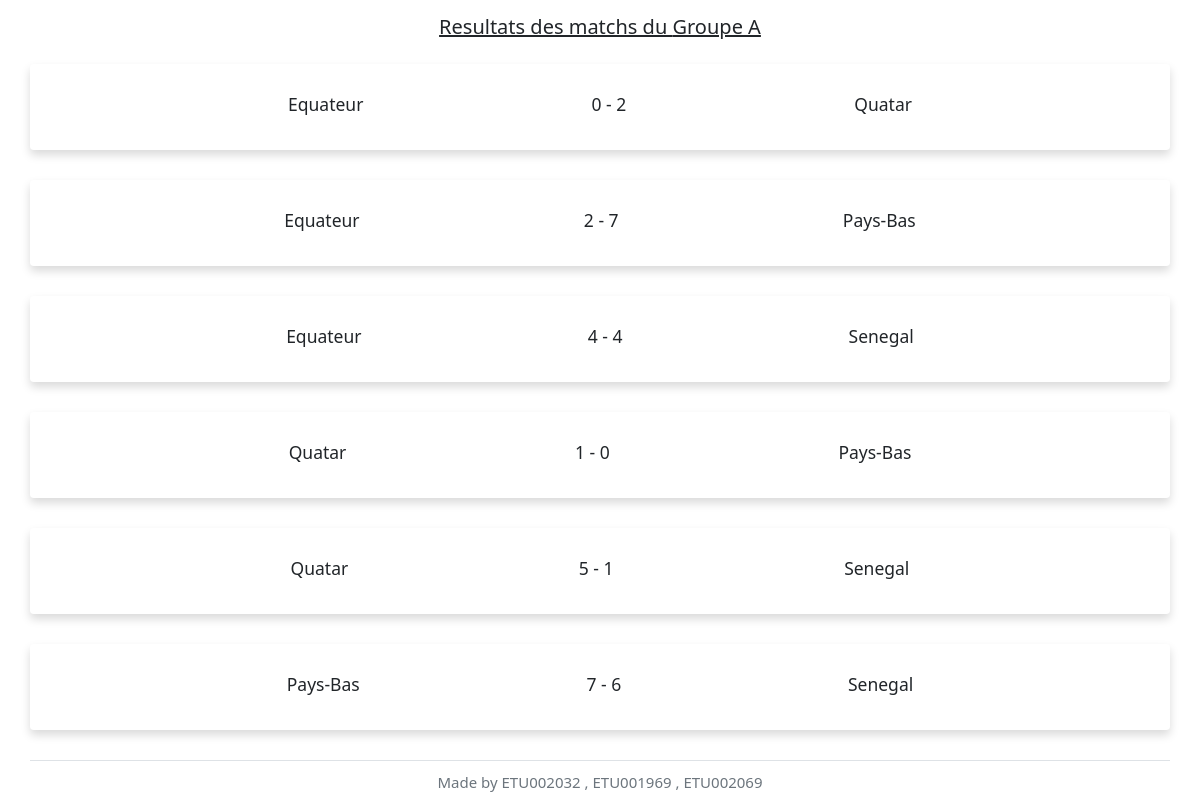
Page /php/ListMatch.php?idPool=POO1 on the committed database.
### tables this page shows
CREATE TABLE `pool` (
  `idPool` varchar(10) NOT NULL,
  `poolName` varchar(10) DEFAULT NULL,
  `bgc` varchar(50) DEFAULT NULL
);

### php/inc/connection.php (called while the page is built, shortened)
<?php
    function connect(){
        $host = "127.0.0.1";
        $port = "3306";
        $user = "root";
        $pw = "root";
        $base = "mysql:host=%s;port=%s;dbname=mondial";
        $base = sprintf($base , $host , $port);
        try{
            $connection = new PDO( $base , $user , $pw );
            return $connection;
        }catch( PDOException $erreur ){
            echo $erreur->getMessage();
        }
    }

### php/inc/function.php (called while the page is built, shortened)
<?php
function getSpecificPool($idPool , $pdo){
	$query = "select poolName from pool where idPool = '%s'";
	$query = sprintf($query,$idPool);
	$query = $pdo->query($query);
	$valiny = $query->fetchAll(PDO::FETCH_ASSOC);
	$valiny = $valiny[0]['poolName'];
	return $valiny;
}
function getMatchPerGroup( $idPool , $pdo ){
	$query = "Select * from matchperteam as m
				JOIN pool on
				m.idPool = pool.idPool
				where m.idPool = '%s'
				";
	$query = sprintf( $query, $idPool);
	$query = $pdo->query($query);
	$valiny = $query->fetchAll(PDO::FETCH_ASSOC);
	return $valiny;
}

### php/ListMatch.php (the view, shortened to what this page needs)
<?php
		include("./inc/function.php");
		include("./inc/connection.php");
		$id = 0;
		if( isset($_GET['idPool']) ){
				$id = $_GET['idPool'];
		}else{
			header('location:../index.php');
		}
		$poolName  = getSpecificPool( $id , connect() );
		$listMatch = getMatchPerGroup( $id , connect() );
?>
<!DOCTYPE html>
<html lang="en">
<head>
	<link rel="stylesheet" href="../assets/dist/css/bootstrap.min.css">
	<link rel="stylesheet" href="../assets/dist5/css/bootstrap.min.css">
</head>
<body>
	<div class="container">
		<div class="match-container row">
				<h2 class="text-center text-decoration-underline mb-3 py-4">
					Resultats des matchs du <?php echo $poolName;  ?>
				</h2>
			<?php
				foreach( $listMatch as $match  ){ ?>
					<div class="match-details shadow p-3 mb-5 bg-body rounded d-flex flex-row justify-content-evenly p-5 mb-3">
						<div class="joueur1">
							<h3 class="joueur-1 ">
								<?php echo $match['equ1'];  ?>
							</h3>
						</div>
						<div class="scores">
							<h3 class="score text-center">
								<?php 	echo $match['score']; ?>
							</h3>
						</div>
						<div class="joueur2">
							<h3 class="joueur-2 text-right">
								<?php echo $match['equ2'];  ?>
							</h3>
						</div>
					</div>
				<?php }
			?>
			<footer class="footer text-center text-secondary p-3 border-top fs-4">
				Made by ETU002032 , ETU001969 , ETU002069
			</footer>
		</div>
	</div>
</body>
</html>

### rows in the picture
pool: poolName "Groupe A", equ1 "Equateur", score "0 - 2", equ2 "Quatar", score "2 - 7", equ2 "Pays-Bas", score "4 - 4", equ2 "Senegal", equ1 "Quatar", score "1 - 0", score "5 - 1", equ1 "Pays-Bas", score "7 - 6"
